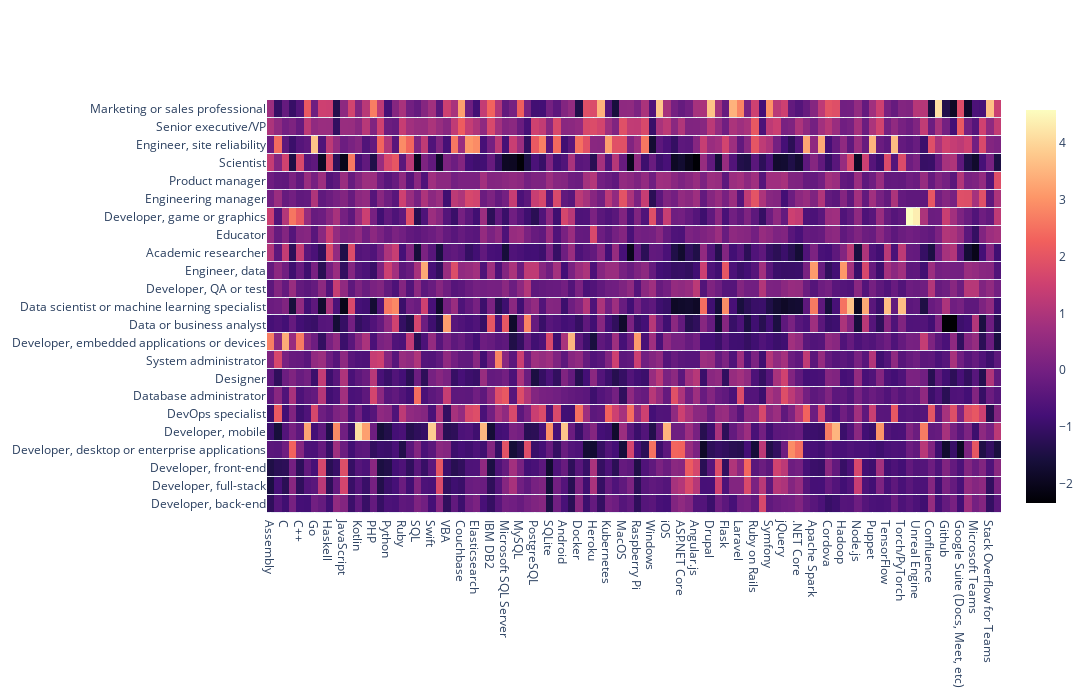

This figure's notebook cell:
### Markdown cell above
## Normalization

### Code cell
from sklearn.preprocessing import StandardScaler
std_skills = StandardScaler().fit_transform(skills)
std_skills = pd.DataFrame(std_skills, columns=skills.columns, index=skills.index)
fig = go.Figure(data=go.Heatmap(z=std_skills, x=skills.columns,y=skills.index, colorscale='magma', ygap=1))
fig.update_layout(width=1600, height=700)
fig.show()

### Figure 1 — Plotly figure (JSON) as saved in the notebook; plotly's stock layout.template omitted (floating-point values rounded to 4 significant figures; data arrays with more than 128 entries replaced by an {"elided": "..."} marker saying what was removed)
{"data": [{"colorscale": [[0, "#000004"], [0.1111, "#180f3d"], [0.2222, "#440f76"], [0.3333, "#721f81"], [0.4444, "#9e2f7f"], [0.5556, "#cd4071"], [0.6667, "#f1605d"], [0.7778, "#fd9668"], [0.8889, "#feca8d"], [1, "#fcfdbf"]], "type": "heatmap", "x": ["Assembly", "Bash/Shell/PowerShell", "C", "C#", "C++", "Dart", "Go", "HTML/CSS", "Haskell", "Java", "JavaScript", "Julia", "Kotlin", "Objective-C", "PHP", "Perl", "Python", "R", "Ruby", "Rust", "SQL", "Scala", "Swift", "TypeScript", "VBA", "Cassandra", "Couchbase", "DynamoDB", "Elasticsearch", "Firebase", "IBM DB2", "MariaDB", "Microsoft SQL Server", "MongoDB", "MySQL", "Oracle", "PostgreSQL", "Redis", "SQLite", "AWS", "Android", "Arduino", "Docker", "Google Cloud Platform", "Heroku", "IBM Cloud or Watson", "Kubernetes", "Linux", "MacOS", "Microsoft Azure", "Raspberry Pi", "Slack Apps and Integrations", "Windows", "WordPress", "iOS", "ASP.NET", "ASP.NET Core", "Angular", "Angular.js", "Django", "Drupal", "Express", "Flask", "Gatsby", "Laravel", "React.js", "Ruby on Rails", "Spring", "Symfony", "Vue.js", "jQuery", ".NET", ".NET Core", "Ansible", "Apache Spark", "Chef", "Cordova", "Flutter", "Hadoop", "Keras", "Node.js", "Pandas", "Puppet", "React Native", "TensorFlow", "Teraform", "Torch/PyTorch", "Unity 3D", "Unreal Engine", "Xamarin", "Confluence", "Facebook Workplace", "Github", "Gitlab", "Google Suite (Docs, Meet, etc)", "Jira", "Microsoft Azure", "Microsoft Teams", "Slack", "Stack Overflow for Teams", "Trello"], "y": ["Developer, back-end", "Developer, full-stack", "Developer, front-end", "Developer, desktop or enterprise applications", "Developer, mobile", "DevOps specialist", "Database administrator", "Designer", "System administrator", "Developer, embedded applications or devices", "Data or business analyst", "Data scientist or machine learning specialist", "Developer, QA or test", "Engineer, data", "Academic researcher", "Educator", "Developer, game or graphics", "Engineering manager", "Product manager", "Scientist", "Engineer, site reliability", "Senior executive/VP", "Marketing or sales professional"], "ygap": 1, "z": {"elided": "23x101 float values"}}], "layout": {"height": 700, "width": 1600}}
